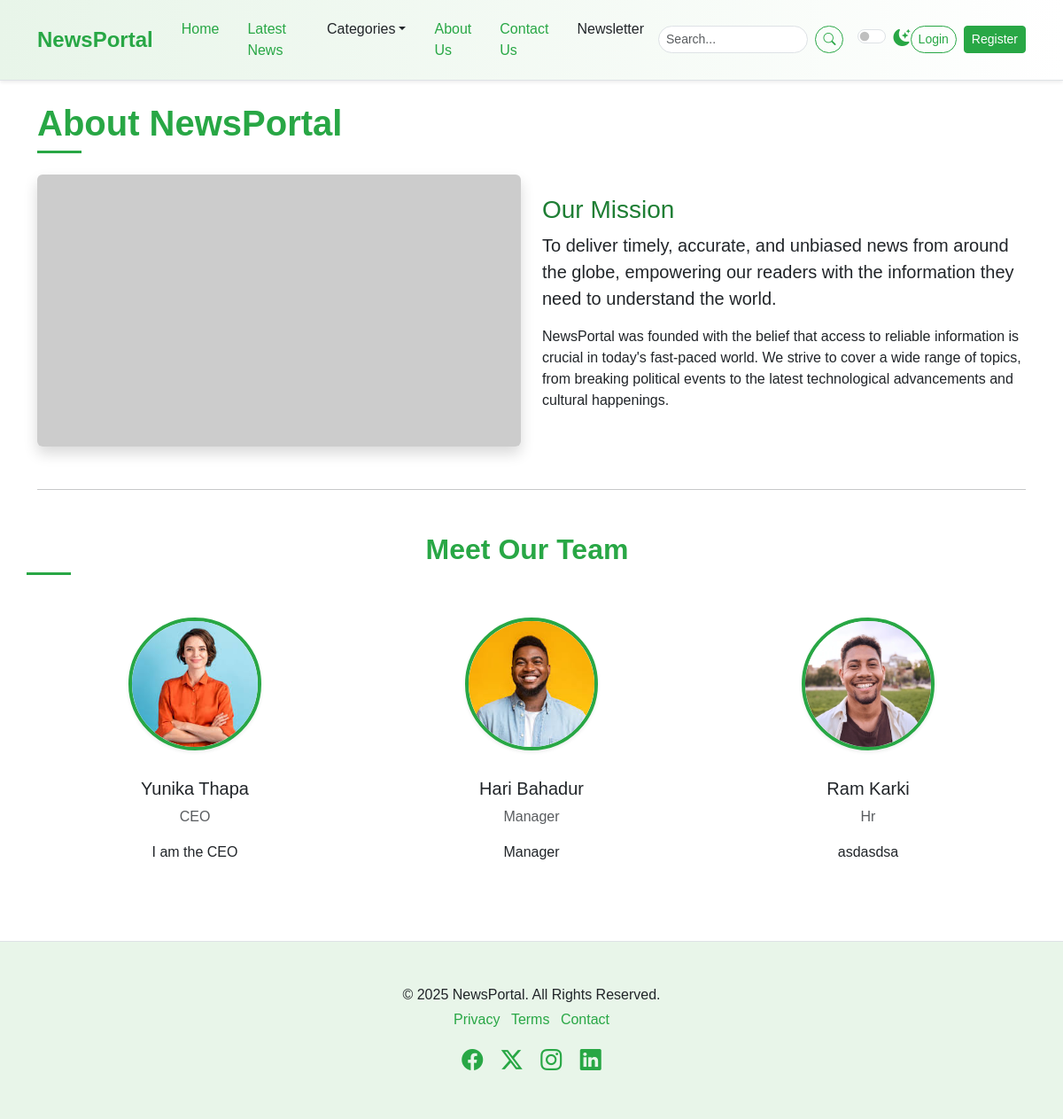
The page /about/ on the database its author committed.
### newspaper/models.py (models this page shows, shortened)
class TimeStampedModel(models.Model):
    created_at = models.DateTimeField(auto_now_add=True)
    updated_at = models.DateTimeField(auto_now=True)
    class Meta:
        abstract = True # Don't create a table in DB

class OurTeam(TimeStampedModel):
    name = models.CharField(max_length=100)
    position = models.CharField(max_length=100)
    image = models.ImageField(upload_to="team_image/%Y/%m/%d", blank=False)
    description = models.TextField()

### newspaper/views.py (the view)
# urls.py: path("about/", views.AboutView.as_view(), name="about"),
class AboutView(TemplateView):
    template_name = "about.html"
    def get_context_data(self, **kwargs):
        context = super().get_context_data(**kwargs)
        context["our_teams"] = OurTeam.objects.all()
        return context

### newspaper/nav.py (called while the page is built)
def navigation(request):
    categories = Category.objects.all()
    return {"categories": categories}

### templates/about.html
{% extends "newsportal/base.html" %}
{% block content %}
<div class="container mt-4">
      <h1 class="mb-4 section-title">
        <span>About NewsPortal</span>
      </h1>
      <div class="row mb-5">
        <div class="col-md-6">
          <img src="https://placehold.co/800x450/28a745/ffffff?text=Our+Mission"
               class="img-fluid rounded shadow"
               alt="Our Mission" />
        </div>
        <div class="col-md-6 d-flex flex-column justify-content-center">
          <h3 class="mt-3 mt-md-0 about-mission-title">Our Mission</h3>
          <p class="lead">
            To deliver timely, accurate, and unbiased news from around the globe, empowering our readers with the information they need to understand the world.
          </p>
          <p>
            NewsPortal was founded with the belief that access to reliable information is crucial in today's fast-paced world. We strive to cover a wide range of topics, from breaking political events to the latest technological advancements and cultural happenings.
          </p>
        </div>
      </div>
      <hr class="my-5" />
      <div class="row text-center">
        <h2 class="mb-5 section-title">
          <span>Meet Our Team</span>
        </h2>
        {% for our_team in our_teams %}
          <div class="col-lg-4 col-md-6 mb-4">
            <div class="team-member">
              <img src="{{ our_team.image.url }}"
                  alt="{{ our_team.name }}"
                  height="150"
                  width="150" />
              <h5 class="mt-3">{{ our_team.name }}</h5>
              <p class="text-muted">{{our_team.position}}</p>
              <p>{{ our_team.description }}</p>
            </div>
          </div>
        {% endfor %}
      </div>
    </div>
{% endblock content %}

### templates/newsportal/base.html (shortened to what this page needs)
{% load static %}
<!DOCTYPE html>
<html lang="en" data-bs-theme="light">
<head>
  <link href="{% static 'css/bootstrap.min.css' %}" rel="stylesheet">
  <link rel="stylesheet" href="https://cdn.jsdelivr.net/npm/bootstrap-icons@1.11.3/font/bootstrap-icons.min.css" />
  <link rel="stylesheet" href="{% static 'css/style.css' %}" />
</head>
<body>
  {% include "newsportal/nav.html" %}
  {% block content %}
  {% endblock content %}
  {% include "newsportal/footer.html" %}
</body>
</html>

### templates/newsportal/nav.html (shortened to what this page needs)
<nav class="navbar navbar-expand-lg sticky-top elegant-navbar">
  <div class="container">
    <a class="navbar-brand fw-bold" href="/">NewsPortal</a>
    <div class="collapse navbar-collapse" id="navbarNavDropdown">
      <ul class="navbar-nav me-auto mb-2 mb-lg-0">
        <li class="nav-item">
          <a class="nav-link active" aria-current="page" href="/">Home</a>
        </li>
        <li class="nav-item">
          <a class="nav-link" href="{% url 'post-list' %}">Latest News</a>
        </li>
        <li class="nav-item dropdown">
          <a class="nav-link dropdown-toggle" href="#" role="button" data-bs-toggle="dropdown"
            aria-expanded="false">Categories</a>
        </li>
        <li class="nav-item">
          <a class="nav-link" href="{% url 'about' %}">About Us</a>
        </li>
        <li class="nav-item">
          <a class="nav-link" href="{% url 'contact' %}">Contact Us</a>
        </li>
        <li class="nav-item">
          <a class="nav-link" href="#newsletter-section">Newsletter</a>
        </li>
      </ul>
      <form class="d-flex me-3" role="search" method="get" action="{% url 'search' %}">
        <input class="form-control form-control-sm me-2" name="query" type="search" placeholder="Search..." aria-label="Search"  value="{{ query }}"/>
        <button class="btn btn-outline-success btn-sm" type="submit">
          <i class="bi bi-search"></i>
        </button>
      </form>
      <div class="form-check form-switch">
        <input class="form-check-input" type="checkbox" role="switch" id="darkModeSwitch" />
        <label class="form-check-label" for="darkModeSwitch">
          <i class="bi bi-moon-stars-fill"></i>
        </label>
      </div>
    <div class="navbar-nav ms-auto d-flex align-items-center">
      {% if user.is_authenticated %}
        <span class="navbar-text me-3">Welcome, {{ user.username }}!</span>
        {% if user.is_staff %}
          <a href="{% url 'reports:users' %}" class="btn btn-outline-primary btn-sm me-2">Users</a>
        {% endif %}
        <form method="post" action="{% url 'accounts:logout' %}" class="d-inline">
          {% csrf_token %}
          <button class="btn btn-outline-secondary btn-sm" type="submit">Logout</button>
        </form>
      {% else %}
        <a href="{% url 'accounts:login' %}"
          class="btn btn-outline-success btn-sm me-2">Login</a>
        <a href="{% url 'accounts:register' %}" class="btn btn-success btn-sm">Register</a>
      {% endif %}
    </div>
    </div>
  </div>
</nav>

### templates/newsportal/footer.html
<footer class="py-5 mt-5 elegant-footer">
      <div class="container text-center">
        <p class="mb-1">&copy; 2025 NewsPortal. All Rights Reserved.</p>
        <ul class="list-inline">
          <li class="list-inline-item">
            <a href="#">Privacy</a>
          </li>
          <li class="list-inline-item">
            <a href="#">Terms</a>
          </li>
          <li class="list-inline-item">
            <a href="#">Contact</a>
          </li>
        </ul>
        <div class="social-icons mt-3">
          <a href="#" class="text-decoration-none me-3"><i class="bi bi-facebook fs-4"></i></a>
          <a href="#" class="text-decoration-none me-3"><i class="bi bi-twitter-x fs-4"></i></a>
          <a href="#" class="text-decoration-none me-3"><i class="bi bi-instagram fs-4"></i></a>
          <a href="#" class="text-decoration-none"><i class="bi bi-linkedin fs-4"></i></a>
        </div>
      </div>
    </footer>

### static/css/style.css (style rules this page uses)
:root { --primary-green: #28a745; --light-green: #e8f5e9; --dark-green: #1e7e34; --accent-green: #5cb85c; --text-color-light: #212529; --text-color-dark: #f8f9fa; --bg-light: #ffffff; --bg-dark: #212529; --card-bg-light: #ffffff; --card-bg-dark: #343a40; --border-color-light: #dee2e6; --border-color-dark: #495057; --shadow-sm: 0 0.125rem 0.25rem rgba(0, 0, 0, 0.075); --shadow: 0 0.5rem 1rem rgba(0, 0, 0, 0.15); --transition-speed: 0.3s ease; }
body { font-family: "Poppins", sans-serif; background-color: var(--bg-light); color: var(--text-color-light); transition: background-color var(--transition-speed), color var(--transition-speed); }
.elegant-navbar { background: linear-gradient( to right, var(--light-green), #ffffff ); border-bottom: 1px solid var(--border-color-light); box-shadow: var(--shadow-sm); padding-top: 0.8rem; padding-bottom: 0.8rem; }
.elegant-navbar .navbar-brand { color: var(--primary-green); font-size: 1.5rem; transition: color var(--transition-speed); }
.elegant-navbar .nav-link { color: var(--text-color-light); font-weight: 500; transition: color var(--transition-speed); margin: 0 0.5rem; }
.elegant-navbar .nav-link:hover, .elegant-navbar .nav-link.active { color: var(--primary-green); }
.elegant-navbar .form-control { border-radius: 20px; border-color: var(--border-color-light); background-color: var(--bg-light); color: var(--text-color-light); }
.elegant-navbar .btn-outline-success { border-color: var(--primary-green); color: var(--primary-green); border-radius: 20px; transition: background-color var(--transition-speed), color var(--transition-speed); }
.elegant-navbar .form-check-label i { color: var(--primary-green); font-size: 1.2rem; }
.section-title { position: relative; padding-bottom: 10px; margin-bottom: 20px; font-weight: 600; color: var(--primary-green); }
.section-title span { position: relative; z-index: 1; background-color: var(--bg-light); padding-right: 10px; }
.section-title::after { content: ""; position: absolute; left: 0; bottom: 0; width: 50px; height: 3px; background-color: var(--primary-green); }
.elegant-footer { background-color: var(--light-green); border-top: 1px solid var(--border-color-light); color: var(--text-color-light); }
.elegant-footer a { color: var(--primary-green); text-decoration: none; transition: color var(--transition-speed); }
.elegant-footer .social-icons a { color: var(--primary-green); transition: color var(--transition-speed), transform var(--transition-speed); }
.btn-success { background-color: var(--primary-green); border-color: var(--primary-green); transition: background-color var(--transition-speed), border-color var(--transition-speed), box-shadow var(--transition-speed); }
.btn-outline-success { color: var(--primary-green); border-color: var(--primary-green); transition: background-color var(--transition-speed), color var(--transition-speed); }
.about-mission-title { color: var(--dark-green); }
.team-member img { width: 150px; height: 150px; object-fit: cover; border-radius: 50%; border: 4px solid var(--primary-green); margin-bottom: 15px; box-shadow: var(--shadow-sm); }

### rows shown on the page
OurTeam: image (picture), name "Yunika Thapa", position "CEO", description "I am the CEO"
OurTeam: image (picture), name "Hari Bahadur", position "Manager", description "Manager"
OurTeam: image (picture), name "Ram Karki", position "Hr", description "asdasdsa"
